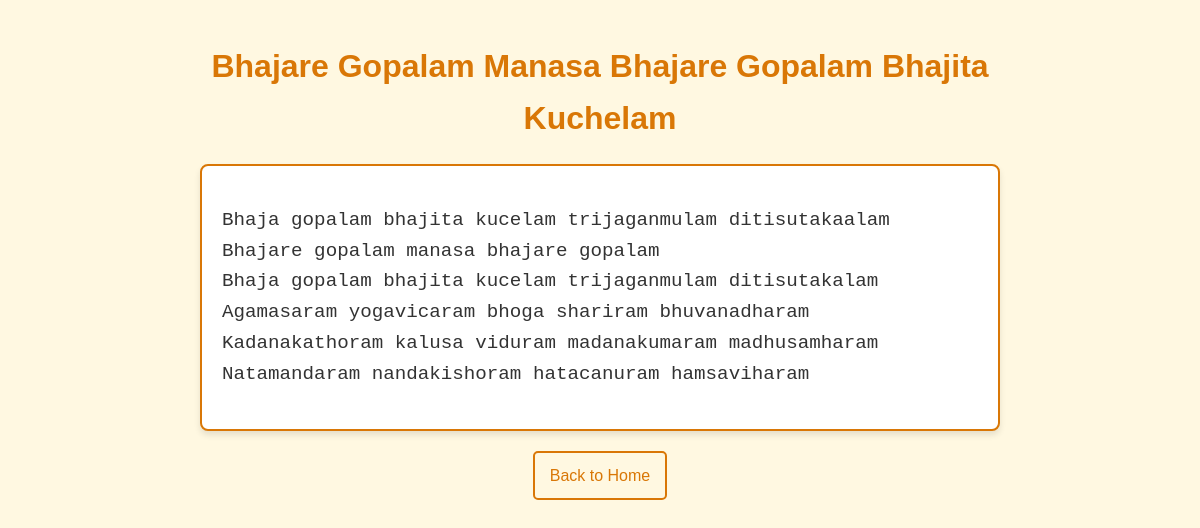
The page /song/5 on the database its author committed.
### tables this page shows
CREATE TABLE songs (
    id INTEGER PRIMARY KEY AUTOINCREMENT,
    title TEXT NOT NULL,
    lyrics TEXT NOT NULL
);

### app.py (the view)
@app.route('/song/<int:song_id>')
def song(song_id):
    conn = get_db_connection()
    song = conn.execute("SELECT * FROM songs WHERE id = ?", (song_id,)).fetchone()
    conn.close()
    if not song:
        return "Song not found!", 404
    return render_template('song.html', song=song)

### app.py (called while the page is built)
def get_db_connection():
    conn = sqlite3.connect('songs.db')
    conn.row_factory = sqlite3.Row
    return conn

### templates/song.html (shortened to what this page needs)
<!DOCTYPE html>
<html lang="en">
<head>
    <link rel="stylesheet" href="/static/style.css">
</head>
<body>
    <div class="container">
        <h1 class="song-title">{{ song.title }}</h1>
        <div class="lyrics-container">
            <pre class="lyrics">{{ song.lyrics }}</pre>
        </div>
        <a href="/" class="back-link">Back to Home</a>
    </div>
</body>
</html>

### static/style.css (style rules this page uses)
body { font-family: Arial, sans-serif; margin: 0; padding: 0; background-color: #fff8e1; color: #333; line-height: 1.6; }
.container { max-width: 800px; margin: 0 auto; padding: 20px; text-align: center; }
h1.song-title { font-size: 2rem; color: #d97706; margin-bottom: 20px; }
.lyrics-container { background-color: #ffffff; border: 2px solid #d97706; border-radius: 8px; padding: 20px; margin-bottom: 20px; box-shadow: 0px 4px 6px rgba(0, 0, 0, 0.1); text-align: left; overflow-x: auto; }
pre.lyrics { font-size: 1.2rem; white-space: pre-wrap; word-wrap: break-word; }
a.back-link { font-size: 1rem; color: #d97706; text-decoration: none; border: 2px solid #d97706; border-radius: 5px; padding: 10px 15px; display: inline-block; transition: all 0.3s ease; }
h1 { font-size: 2rem; color: #d97706; margin-bottom: 20px; }

### rows shown on the page
songs: title "Bhajare Gopalam Manasa Bhajare Gopalam Bhajita Kuchelam", lyrics "Bhaja gopalam bhajita kucelam trijaganmulam ditisutakaalam Bhajare gopalam manasa bhajare gopalam Bhaja gopalam bhajita kucelam trijaganmulam ditisutakalam Agamasaram yogavicaram bhoga shariram bhuvanadharam Kadanakathoram kalusa viduram madanakumaram madhusamharam Natamandaram nandakishoram hatacanuram hamsaviharam"
